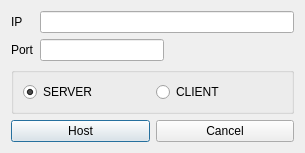
<?xml version="1.0" encoding="UTF-8"?>
<ui version="4.0">
 <class>ConnectionDialog</class>
 <widget class="QDialog" name="ConnectionDialog">
  <property name="geometry">
   <rect>
    <x>0</x>
    <y>0</y>
    <width>305</width>
    <height>146</height>
   </rect>
  </property>
  <property name="windowTitle">
   <string>Connection</string>
  </property>
  <layout class="QVBoxLayout" name="verticalLayout">
   <item>
    <layout class="QGridLayout" name="gridLayout">
     <item row="0" column="0">
      <widget class="QLabel" name="ip_label">
       <property name="text">
        <string>IP</string>
       </property>
      </widget>
     </item>
     <item row="1" column="0">
      <widget class="QLabel" name="port_label">
       <property name="text">
        <string>Port</string>
       </property>
      </widget>
     </item>
     <item row="1" column="1">
      <widget class="QLineEdit" name="port_lineEdit"/>
     </item>
     <item row="1" column="2">
      <spacer name="horizontalSpacer">
       <property name="orientation">
        <enum>Qt::Horizontal</enum>
       </property>
       <property name="sizeHint" stdset="0">
        <size>
         <width>40</width>
         <height>20</height>
        </size>
       </property>
      </spacer>
     </item>
     <item row="0" column="1" colspan="2">
      <widget class="QLineEdit" name="ip_lineEdit"/>
     </item>
     <item row="2" column="0" colspan="3">
      <widget class="QGroupBox" name="groupBox">
       <property name="title">
        <string/>
       </property>
       <property name="checkable">
        <bool>false</bool>
       </property>
       <layout class="QHBoxLayout" name="horizontalLayout_2">
        <item>
         <widget class="QRadioButton" name="server_radioButton">
          <property name="text">
           <string>SERVER</string>
          </property>
          <property name="checked">
           <bool>true</bool>
          </property>
         </widget>
        </item>
        <item>
         <widget class="QRadioButton" name="client_radioButton">
          <property name="text">
           <string>CLIENT</string>
          </property>
          <property name="checked">
           <bool>false</bool>
          </property>
         </widget>
        </item>
       </layout>
      </widget>
     </item>
    </layout>
   </item>
   <item>
    <spacer name="verticalSpacer">
     <property name="orientation">
      <enum>Qt::Vertical</enum>
     </property>
     <property name="sizeHint" stdset="0">
      <size>
       <width>20</width>
       <height>171</height>
      </size>
     </property>
    </spacer>
   </item>
   <item>
    <layout class="QHBoxLayout" name="horizontalLayout">
     <item>
      <widget class="QPushButton" name="connect_pushButton">
       <property name="text">
        <string>Host</string>
       </property>
      </widget>
     </item>
     <item>
      <widget class="QPushButton" name="cancel_pushButton">
       <property name="text">
        <string>Cancel</string>
       </property>
      </widget>
     </item>
    </layout>
   </item>
  </layout>
 </widget>
 <tabstops>
  <tabstop>ip_lineEdit</tabstop>
  <tabstop>port_lineEdit</tabstop>
  <tabstop>server_radioButton</tabstop>
  <tabstop>client_radioButton</tabstop>
  <tabstop>connect_pushButton</tabstop>
  <tabstop>cancel_pushButton</tabstop>
 </tabstops>
 <resources/>
 <connections>
  <connection>
   <sender>cancel_pushButton</sender>
   <signal>clicked()</signal>
   <receiver>ConnectionDialog</receiver>
   <slot>reject()</slot>
   <hints>
    <hint type="sourcelabel">
     <x>137</x>
     <y>108</y>
    </hint>
    <hint type="destinationlabel">
     <x>175</x>
     <y>-13</y>
    </hint>
   </hints>
  </connection>
 </connections>
</ui>
